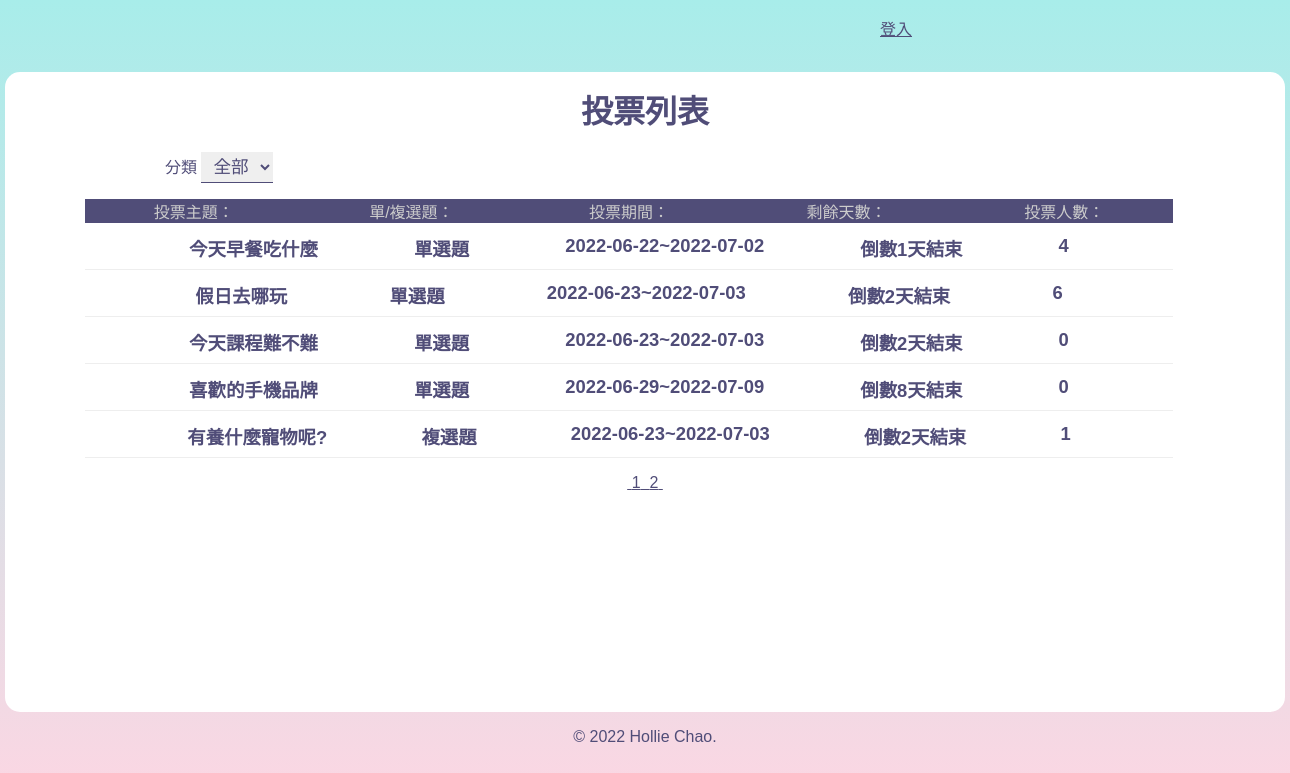
The app's page /?order=multiple&type=asc with its own data.
### tables this page shows
CREATE TABLE `subjects` (
  `id` int(11) UNSIGNED NOT NULL COMMENT '序號',
  `subject` varchar(128) NOT NULL COMMENT '主題描述',
  `type_id` int(11) NOT NULL COMMENT '主題類別',
  `multiple` tinyint(1) NOT NULL DEFAULT 0 COMMENT '單/複選',
  `mulit_limit` tinyint(4) NOT NULL DEFAULT 1 COMMENT '單/複選項目數',
  `start` date NOT NULL COMMENT '開始時間',
  `end` date NOT NULL COMMENT '結束時間',
  `total` int(11) UNSIGNED NOT NULL DEFAULT 0 COMMENT '投票人數統計'
);

### api/base.php (called while the page is built, shortened)
<?php
function pdo(){
    $dsn="mysql:host=localhost;charset=utf8;dbname=vote";
    return new PDO($dsn,'root','');
}
function all($table,...$arg){
    $pdo=pdo();
    $sql="SELECT * FROM $table ";
    switch(count($arg)){
        case 2:
            if(!empty($arg[0])){
                foreach($arg[0] as $key => $value){
                    $tmp[]="`$key`='$value'";
                }
                        $sql.=" WHERE ". implode(" AND " ,$tmp) . $arg[1];
            }else{
                $sql.=$arg[1];
            }
        break;
        }
        return $pdo->query($sql)->fetchAll(PDO::FETCH_ASSOC);
    }
function math($table,$math,$col,...$arg){
    $pdo=pdo();
    $sql="SELECT $math(`$col`) FROM $table ";
        return $pdo->query($sql)->fetchColumn();
    }
?>

### front/vote_list.php (the view, shortened to what this page needs)
<?php
$p="";
$querystr="";
if(isset($_GET['order'])){
  $querystr="&order={$_GET['order']}&type={$_GET['type']}";
}
$queryfilter="";
?>
<h1>投票列表</h1>
<div id="list">
  <label for="types">分類</label>
    <select name="types" id="types" onchange="location.href=`?filter=${this.value}<?=$p;?><?=$querystr;?>`">
      <option value="0">全部</option>
    </select>
  </div>
    <div>
  <ul class="list">
    <li class="list-header">
      <div>投票主題：</div>
      <?php
      if (isset($_GET['type']) && $_GET['type'] == 'asc') {
      ?>
      <div><a href="?order=multiple&type=desc<?=$p;?><?=$queryfilter?>">單/複選題：</a></div>
      <?php
      } else {
      ?>
      <div><a href="?order=multiple&type=asc<?=$p;?><?=$queryfilter?>">單/複選題：</a></div>
      <?php
      }
      ?>
      <?php
      if (isset($_GET['type']) && $_GET['type'] == 'asc') {
      ?>
      <div><a href="?order=end&type=desc<?=$p;?><?=$queryfilter?>">投票期間：</a></div>
      <?php
      } else {
      ?>
      <div><a href="?order=end&type=asc<?=$p;?><?=$queryfilter?>">投票期間：</a></div>
      <?php
      }
      ?>
      <?php
      if (isset($_GET['type']) && $_GET['type'] == 'asc') {
      ?>
      <div><a href="?order=remain&type=desc<?=$p;?><?=$queryfilter?>">剩餘天數：</a></div>
      <?php
      }else{
      ?>
      <div><a href="?order=remain&type=asc<?=$p;?><?=$queryfilter?>">剩餘天數：</a></div>
      <?php
      }
      ?>
      <?php
      if (isset($_GET['type']) && $_GET['type'] == 'asc') {
      ?>
        <div><a href='?order=total&type=desc<?=$p;?><?=$queryfilter?>'>投票人數：</a></div>
      <?php
      } else {
      ?>
        <div><a href='?order=total&type=asc<?=$p;?><?=$queryfilter?>'>投票人數：</a></div>
      <?php
      }
      ?>
    </li>
    <?php
    $orderStr = '';
    if (isset($_GET['order'])) {
      if($_GET['order']=='remain'){
        $orderStr = "ORDER BY DATEDIFF(`end`,now()) {$_SESSION['order']['type']}";
      }else{
        $orderStr = "ORDER BY `{$_SESSION['order']['col']}` {$_SESSION['order']['type']}";
      }
    }
    $filter=[];
    $total= math('subjects','count','id',$filter);
    $div=5;
    $pages=ceil($total/$div);
    $now=isset($_GET['p'])?$_GET['p']:1;
    $start=($now-1)*$div;
    $page_rows=" limit $start,$div";
    $subjects = all('subjects',$filter, $orderStr . $page_rows);
    foreach ($subjects as $subject) {
      echo "<a href='?do=vote_result&id={$subject['id']}'>";
      echo "<li class='list-items'>";
      echo "<div>{$subject['subject']}</div>";
      if ($subject['multiple'] == 0) {
        echo "<div class='text-center'>單選題</div>";
      } else {
        echo "<div class='text-center'>複選題</div>";
      }
      echo "<div class='text-center'>";
      echo $subject['start'] . "~" . $subject['end'];
      echo "</div>";
      echo "<div class='text-center'>";
      $today = strtotime("now");
      $end = strtotime($subject['end']);
      if (($end - $today) > 0) {
        $remain = floor(($end - $today) / (60 * 60 * 24));
        echo "倒數" . $remain . "天結束";
      } else {
        echo "<span style='color:grey;'>投票已截止</span>";
      }
      echo "</div>";
      echo "<div class='text-center'>{$subject['total']}</div>";
      echo "</li>";
      echo "</a>";
    }
    ?>
  </ul>
    <div class="text-center">
      <?php
      if($pages > 1) {
        for($i=1;$i<=$pages;$i++){
          echo "<a href='?p={$i}{$querystr}{$queryfilter}'>&nbsp;";
          echo $i ;
          echo "&nbsp;</a>";
        }
      }
      ?>
    </div>
</div>

### css/index.css (style rules this page uses)
* { margin: 0; padding: 0; box-sizing: border-box; font-family: Arial, Helvetica, sans-serif; color: #504d78; }
body { height: 100vh; background-image: linear-gradient(to top, #fed6e3 0%, #a8edea 100%); }
h1 { text-align: center; line-height: 5rem; }
.text-center { text-align: center; }
.list { width: 85%; }
.list-header { display: flex; justify-content: space-evenly; text-align: center; }
.list-header div { width: calc(100% / 5); background: #504d78; color: #ccc; }
.list-items { display: flex; justify-content: space-evenly; padding: 0.5rem; margin: 0.25rem 0; border-bottom: 1px solid #eee; font-weight: bold; font-size: 1.15rem; }
.list { margin: 1rem 5rem; }
.list a { text-decoration: none; }
.list-header div a { color: #ccc; }
#list { margin-left: 20vh; }
#types { padding: 0.25rem 0.5rem; font-size: 1.1rem; border: 0; border-bottom: 1px solid #504d78 ; }

### records on screen
subjects: subject "今天早餐吃什麼", multiple "單選題", start "2022-06-22", end "2022-07-02", total "4"
subjects: subject "假日去哪玩", multiple "單選題", start "2022-06-23", end "2022-07-03", total "6"
subjects: subject "今天課程難不難", multiple "單選題", start "2022-06-23", end "2022-07-03", total "0"
subjects: subject "喜歡的手機品牌", multiple "單選題", start "2022-06-29", end "2022-07-09", total "0"
subjects: subject "有養什麼寵物呢?", multiple "複選題", start "2022-06-23", end "2022-07-03", total "1"
